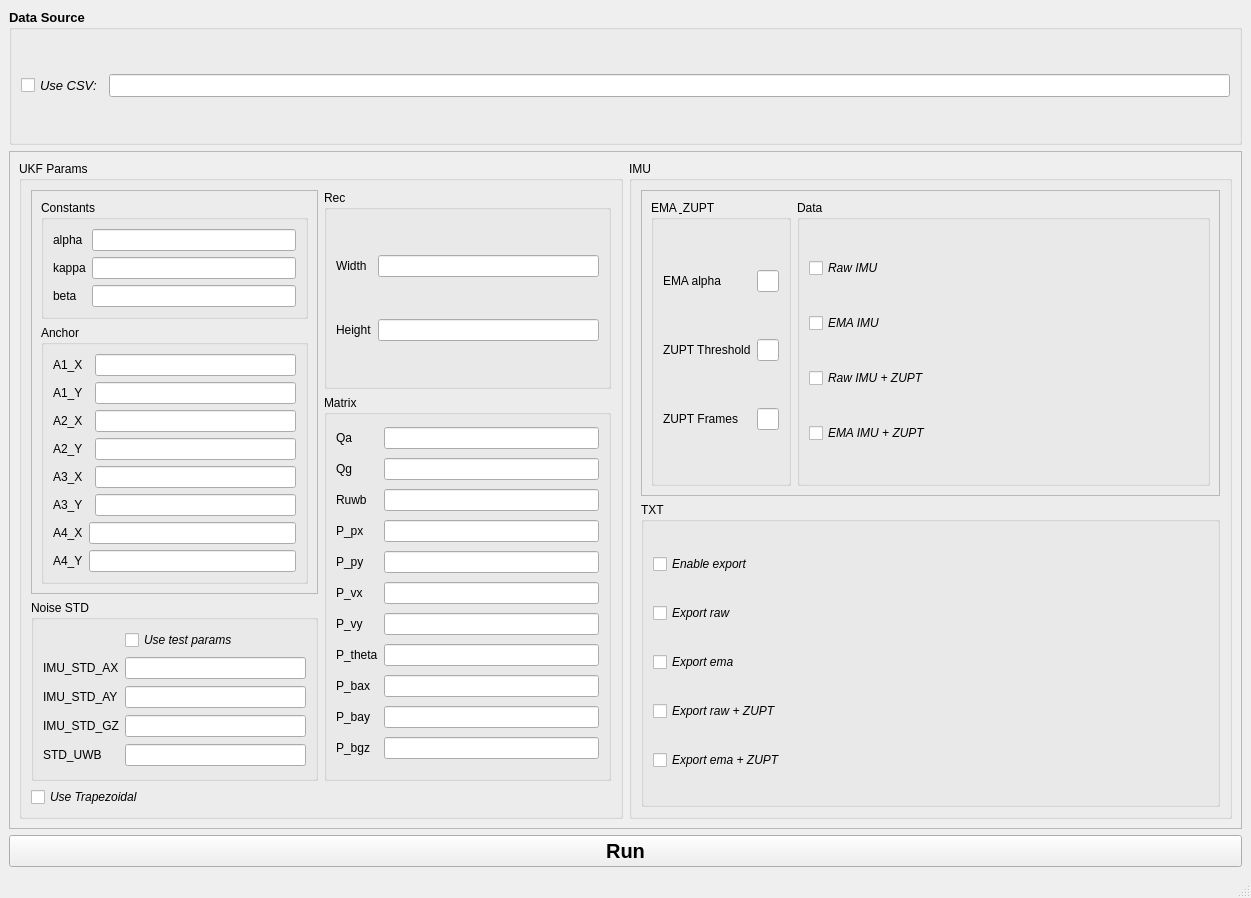
<?xml version="1.0" encoding="UTF-8"?>
<ui version="4.0">
 <class>MainWindow</class>
 <widget class="QMainWindow" name="MainWindow">
  <property name="geometry">
   <rect>
    <x>0</x>
    <y>0</y>
    <width>1251</width>
    <height>898</height>
   </rect>
  </property>
  <property name="windowTitle">
   <string>MainWindow</string>
  </property>
  <widget class="QWidget" name="centralwidget">
   <layout class="QVBoxLayout" name="verticalLayout_2" stretch="1,5,1">
    <item>
     <widget class="QGroupBox" name="DataSource">
      <property name="font">
       <font>
        <pointsize>10</pointsize>
        <weight>75</weight>
        <bold>true</bold>
       </font>
      </property>
      <property name="title">
       <string>Data Source</string>
      </property>
      <layout class="QHBoxLayout" name="horizontalLayout">
       <item>
        <widget class="QCheckBox" name="checkBox_csvPath">
         <property name="font">
          <font>
           <weight>50</weight>
           <italic>true</italic>
           <bold>false</bold>
          </font>
         </property>
         <property name="text">
          <string>Use CSV:</string>
         </property>
        </widget>
       </item>
       <item>
        <widget class="QLineEdit" name="lineEdit_csvPath"/>
       </item>
      </layout>
     </widget>
    </item>
    <item>
     <widget class="QFrame" name="frame">
      <property name="frameShape">
       <enum>QFrame::StyledPanel</enum>
      </property>
      <property name="frameShadow">
       <enum>QFrame::Raised</enum>
      </property>
      <layout class="QHBoxLayout" name="horizontalLayout_2">
       <item>
        <widget class="QGroupBox" name="groupBox">
         <property name="title">
          <string>UKF Params</string>
         </property>
         <layout class="QGridLayout" name="gridLayout_13">
          <item row="0" column="0" rowspan="2">
           <widget class="QFrame" name="frame_2">
            <property name="frameShape">
             <enum>QFrame::StyledPanel</enum>
            </property>
            <property name="frameShadow">
             <enum>QFrame::Raised</enum>
            </property>
            <layout class="QGridLayout" name="gridLayout_8">
             <item row="0" column="0">
              <widget class="QGroupBox" name="groupBox_3">
               <property name="title">
                <string>Constants</string>
               </property>
               <layout class="QGridLayout" name="gridLayout_3">
                <item row="0" column="0">
                 <widget class="QLabel" name="label">
                  <property name="text">
                   <string>alpha</string>
                  </property>
                 </widget>
                </item>
                <item row="0" column="1">
                 <widget class="QLineEdit" name="lineEdit_ukfAlpha"/>
                </item>
                <item row="1" column="0">
                 <widget class="QLabel" name="label_2">
                  <property name="text">
                   <string>kappa</string>
                  </property>
                 </widget>
                </item>
                <item row="1" column="1">
                 <widget class="QLineEdit" name="lineEdit_ukfKappa"/>
                </item>
                <item row="2" column="0">
                 <widget class="QLabel" name="label_3">
                  <property name="text">
                   <string>beta</string>
                  </property>
                 </widget>
                </item>
                <item row="2" column="1">
                 <widget class="QLineEdit" name="lineEdit_ukfBeta"/>
                </item>
               </layout>
              </widget>
             </item>
             <item row="1" column="0">
              <widget class="QGroupBox" name="groupBox_7">
               <property name="title">
                <string>Anchor</string>
               </property>
               <layout class="QGridLayout" name="gridLayout_6">
                <item row="6" column="1" colspan="2">
                 <widget class="QLineEdit" name="lineEdit_A4_X"/>
                </item>
                <item row="6" column="0">
                 <widget class="QLabel" name="label_15">
                  <property name="text">
                   <string>A4_X</string>
                  </property>
                 </widget>
                </item>
                <item row="4" column="2">
                 <widget class="QLineEdit" name="lineEdit_A3_X"/>
                </item>
                <item row="7" column="0">
                 <widget class="QLabel" name="label_19">
                  <property name="text">
                   <string>A4_Y</string>
                  </property>
                 </widget>
                </item>
                <item row="1" column="2">
                 <widget class="QLineEdit" name="lineEdit_A1_Y"/>
                </item>
                <item row="2" column="2">
                 <widget class="QLineEdit" name="lineEdit_A2_X"/>
                </item>
                <item row="3" column="2">
                 <widget class="QLineEdit" name="lineEdit_A2_Y"/>
                </item>
                <item row="2" column="0" colspan="2">
                 <widget class="QLabel" name="label_22">
                  <property name="text">
                   <string>A2_X</string>
                  </property>
                 </widget>
                </item>
                <item row="0" column="2">
                 <widget class="QLineEdit" name="lineEdit_A1_X"/>
                </item>
                <item row="4" column="0" colspan="2">
                 <widget class="QLabel" name="label_23">
                  <property name="text">
                   <string>A3_X</string>
                  </property>
                 </widget>
                </item>
                <item row="0" column="0" colspan="2">
                 <widget class="QLabel" name="label_25">
                  <property name="text">
                   <string>A1_X</string>
                  </property>
                 </widget>
                </item>
                <item row="3" column="0" colspan="2">
                 <widget class="QLabel" name="label_24">
                  <property name="text">
                   <string>A2_Y</string>
                  </property>
                 </widget>
                </item>
                <item row="5" column="0" colspan="2">
                 <widget class="QLabel" name="label_18">
                  <property name="text">
                   <string>A3_Y</string>
                  </property>
                 </widget>
                </item>
                <item row="5" column="2">
                 <widget class="QLineEdit" name="lineEdit_A3_Y"/>
                </item>
                <item row="1" column="0" colspan="2">
                 <widget class="QLabel" name="label_21">
                  <property name="text">
                   <string>A1_Y</string>
                  </property>
                 </widget>
                </item>
                <item row="7" column="1" colspan="2">
                 <widget class="QLineEdit" name="lineEdit_A4_Y"/>
                </item>
               </layout>
              </widget>
             </item>
            </layout>
           </widget>
          </item>
          <item row="0" column="1">
           <widget class="QGroupBox" name="groupBox_8">
            <property name="title">
             <string>Rec</string>
            </property>
            <layout class="QGridLayout" name="gridLayout_9">
             <item row="0" column="0">
              <widget class="QLabel" name="label_16">
               <property name="text">
                <string>Width</string>
               </property>
              </widget>
             </item>
             <item row="0" column="1">
              <widget class="QLineEdit" name="lineEdit_recWidth"/>
             </item>
             <item row="1" column="0">
              <widget class="QLabel" name="label_17">
               <property name="text">
                <string>Height</string>
               </property>
              </widget>
             </item>
             <item row="1" column="1">
              <widget class="QLineEdit" name="lineEdit_recHeight"/>
             </item>
            </layout>
           </widget>
          </item>
          <item row="1" column="1" rowspan="2">
           <widget class="QGroupBox" name="groupBox_4">
            <property name="title">
             <string>Matrix</string>
            </property>
            <layout class="QGridLayout" name="gridLayout_5">
             <item row="8" column="1">
              <widget class="QLineEdit" name="lineEdit_P_bax"/>
             </item>
             <item row="10" column="0">
              <widget class="QLabel" name="label_14">
               <property name="text">
                <string>P_bgz</string>
               </property>
              </widget>
             </item>
             <item row="10" column="1">
              <widget class="QLineEdit" name="lineEdit_P_bgz"/>
             </item>
             <item row="9" column="0">
              <widget class="QLabel" name="label_13">
               <property name="text">
                <string>P_bay</string>
               </property>
              </widget>
             </item>
             <item row="9" column="1">
              <widget class="QLineEdit" name="lineEdit_P_bay"/>
             </item>
             <item row="1" column="0">
              <widget class="QLabel" name="label_6">
               <property name="text">
                <string>Qg</string>
               </property>
              </widget>
             </item>
             <item row="2" column="0">
              <widget class="QLabel" name="label_4">
               <property name="text">
                <string>Ruwb</string>
               </property>
              </widget>
             </item>
             <item row="4" column="0">
              <widget class="QLabel" name="label_8">
               <property name="text">
                <string>P_py</string>
               </property>
              </widget>
             </item>
             <item row="5" column="0">
              <widget class="QLabel" name="label_9">
               <property name="text">
                <string>P_vx</string>
               </property>
              </widget>
             </item>
             <item row="4" column="1">
              <widget class="QLineEdit" name="lineEdit_P_py"/>
             </item>
             <item row="5" column="1">
              <widget class="QLineEdit" name="lineEdit_P_vx"/>
             </item>
             <item row="6" column="0">
              <widget class="QLabel" name="label_12">
               <property name="text">
                <string>P_vy</string>
               </property>
              </widget>
             </item>
             <item row="6" column="1">
              <widget class="QLineEdit" name="lineEdit_P_vy"/>
             </item>
             <item row="1" column="1">
              <widget class="QLineEdit" name="lineEdit_ukfQg"/>
             </item>
             <item row="0" column="0">
              <widget class="QLabel" name="label_5">
               <property name="text">
                <string>Qa</string>
               </property>
              </widget>
             </item>
             <item row="0" column="1">
              <widget class="QLineEdit" name="lineEdit_ukfQa"/>
             </item>
             <item row="3" column="0">
              <widget class="QLabel" name="label_7">
               <property name="text">
                <string>P_px</string>
               </property>
              </widget>
             </item>
             <item row="2" column="1">
              <widget class="QLineEdit" name="lineEdit_ukfRuwb"/>
             </item>
             <item row="3" column="1">
              <widget class="QLineEdit" name="lineEdit_P_px"/>
             </item>
             <item row="7" column="0">
              <widget class="QLabel" name="label_11">
               <property name="text">
                <string>P_theta</string>
               </property>
              </widget>
             </item>
             <item row="7" column="1">
              <widget class="QLineEdit" name="lineEdit_P_theta"/>
             </item>
             <item row="8" column="0">
              <widget class="QLabel" name="label_10">
               <property name="text">
                <string>P_bax</string>
               </property>
              </widget>
             </item>
            </layout>
           </widget>
          </item>
          <item row="2" column="0">
           <widget class="QGroupBox" name="groupBox_9">
            <property name="title">
             <string>Noise STD</string>
            </property>
            <layout class="QGridLayout" name="gridLayout_10">
             <item row="3" column="0">
              <widget class="QLabel" name="label_28">
               <property name="text">
                <string>IMU_STD_GZ</string>
               </property>
              </widget>
             </item>
             <item row="4" column="0">
              <widget class="QLabel" name="label_26">
               <property name="text">
                <string>STD_UWB</string>
               </property>
              </widget>
             </item>
             <item row="1" column="0">
              <widget class="QLabel" name="label_20">
               <property name="text">
                <string>IMU_STD_AX</string>
               </property>
              </widget>
             </item>
             <item row="2" column="1">
              <widget class="QLineEdit" name="lineEdit_imuSTDAy"/>
             </item>
             <item row="1" column="1">
              <widget class="QLineEdit" name="lineEdit_imuSTDAx"/>
             </item>
             <item row="2" column="0">
              <widget class="QLabel" name="label_27">
               <property name="text">
                <string>IMU_STD_AY</string>
               </property>
              </widget>
             </item>
             <item row="3" column="1">
              <widget class="QLineEdit" name="lineEdit_imuSTDGz"/>
             </item>
             <item row="4" column="1">
              <widget class="QLineEdit" name="lineEdit_STDRuwb"/>
             </item>
             <item row="0" column="1">
              <widget class="QCheckBox" name="checkBox_useQRTestParams">
               <property name="font">
                <font>
                 <weight>50</weight>
                 <italic>true</italic>
                 <bold>false</bold>
                </font>
               </property>
               <property name="text">
                <string>Use test params</string>
               </property>
              </widget>
             </item>
            </layout>
           </widget>
          </item>
          <item row="3" column="0">
           <widget class="QCheckBox" name="checkBox_ukfTrapezoidal">
            <property name="font">
             <font>
              <weight>50</weight>
              <italic>true</italic>
              <bold>false</bold>
             </font>
            </property>
            <property name="text">
             <string>Use Trapezoidal</string>
            </property>
           </widget>
          </item>
         </layout>
        </widget>
       </item>
       <item>
        <widget class="QGroupBox" name="groupBox_2">
         <property name="title">
          <string>IMU</string>
         </property>
         <layout class="QGridLayout" name="gridLayout_12">
          <item row="0" column="0">
           <widget class="QFrame" name="frame_3">
            <property name="frameShape">
             <enum>QFrame::StyledPanel</enum>
            </property>
            <property name="frameShadow">
             <enum>QFrame::Raised</enum>
            </property>
            <layout class="QHBoxLayout" name="horizontalLayout_3" stretch="1,3">
             <item>
              <widget class="QGroupBox" name="groupBox_5">
               <property name="title">
                <string>EMA &amp; ZUPT</string>
               </property>
               <layout class="QGridLayout" name="gridLayout_11">
                <item row="0" column="0">
                 <widget class="QLabel" name="label_31">
                  <property name="text">
                   <string>EMA alpha</string>
                  </property>
                 </widget>
                </item>
                <item row="0" column="1">
                 <widget class="QLineEdit" name="lineEdit_emaAlpha"/>
                </item>
                <item row="1" column="0">
                 <widget class="QLabel" name="label_30">
                  <property name="text">
                   <string>ZUPT Threshold</string>
                  </property>
                 </widget>
                </item>
                <item row="1" column="1">
                 <widget class="QLineEdit" name="lineEdit_zuptThreshold"/>
                </item>
                <item row="2" column="0">
                 <widget class="QLabel" name="label_29">
                  <property name="text">
                   <string>ZUPT Frames</string>
                  </property>
                 </widget>
                </item>
                <item row="2" column="1">
                 <widget class="QLineEdit" name="lineEdit_zuptFrames"/>
                </item>
               </layout>
              </widget>
             </item>
             <item>
              <widget class="QGroupBox" name="groupBox_10">
               <property name="title">
                <string>Data</string>
               </property>
               <layout class="QGridLayout" name="gridLayout_14">
                <item row="0" column="0">
                 <widget class="QCheckBox" name="checkBox_rawIMU">
                  <property name="font">
                   <font>
                    <weight>50</weight>
                    <italic>true</italic>
                    <bold>false</bold>
                   </font>
                  </property>
                  <property name="text">
                   <string>Raw IMU</string>
                  </property>
                 </widget>
                </item>
                <item row="2" column="0">
                 <widget class="QCheckBox" name="checkBox_rawIMU_ZUPT">
                  <property name="font">
                   <font>
                    <weight>50</weight>
                    <italic>true</italic>
                    <bold>false</bold>
                   </font>
                  </property>
                  <property name="text">
                   <string>Raw IMU + ZUPT</string>
                  </property>
                 </widget>
                </item>
                <item row="1" column="0">
                 <widget class="QCheckBox" name="checkBox_emaIMU">
                  <property name="font">
                   <font>
                    <weight>50</weight>
                    <italic>true</italic>
                    <bold>false</bold>
                   </font>
                  </property>
                  <property name="text">
                   <string>EMA IMU</string>
                  </property>
                 </widget>
                </item>
                <item row="3" column="0">
                 <widget class="QCheckBox" name="checkBox_emaIMU_ZUPT">
                  <property name="font">
                   <font>
                    <weight>50</weight>
                    <italic>true</italic>
                    <bold>false</bold>
                   </font>
                  </property>
                  <property name="text">
                   <string>EMA IMU + ZUPT</string>
                  </property>
                 </widget>
                </item>
               </layout>
              </widget>
             </item>
            </layout>
           </widget>
          </item>
          <item row="1" column="0">
           <widget class="QGroupBox" name="groupBox_6">
            <property name="title">
             <string>TXT</string>
            </property>
            <layout class="QGridLayout" name="gridLayout_15">
             <item row="0" column="0">
              <widget class="QCheckBox" name="checkBox_txtEnable">
               <property name="font">
                <font>
                 <weight>50</weight>
                 <italic>true</italic>
                 <bold>false</bold>
                </font>
               </property>
               <property name="text">
                <string>Enable export</string>
               </property>
              </widget>
             </item>
             <item row="1" column="0">
              <widget class="QCheckBox" name="checkBox_txtRaw">
               <property name="font">
                <font>
                 <weight>50</weight>
                 <italic>true</italic>
                 <bold>false</bold>
                </font>
               </property>
               <property name="text">
                <string>Export raw</string>
               </property>
              </widget>
             </item>
             <item row="2" column="0">
              <widget class="QCheckBox" name="checkBox_txtEMA">
               <property name="font">
                <font>
                 <weight>50</weight>
                 <italic>true</italic>
                 <bold>false</bold>
                </font>
               </property>
               <property name="text">
                <string>Export ema</string>
               </property>
              </widget>
             </item>
             <item row="3" column="0">
              <widget class="QCheckBox" name="checkBox_txtRaw_ZUPT">
               <property name="font">
                <font>
                 <weight>50</weight>
                 <italic>true</italic>
                 <bold>false</bold>
                </font>
               </property>
               <property name="text">
                <string>Export raw + ZUPT</string>
               </property>
              </widget>
             </item>
             <item row="4" column="0">
              <widget class="QCheckBox" name="checkBox_txtEMA_ZUPT">
               <property name="font">
                <font>
                 <weight>50</weight>
                 <italic>true</italic>
                 <bold>false</bold>
                </font>
               </property>
               <property name="text">
                <string>Export ema + ZUPT</string>
               </property>
              </widget>
             </item>
            </layout>
           </widget>
          </item>
         </layout>
        </widget>
       </item>
      </layout>
     </widget>
    </item>
    <item>
     <widget class="QPushButton" name="pushButton_run">
      <property name="font">
       <font>
        <pointsize>15</pointsize>
        <weight>75</weight>
        <bold>true</bold>
       </font>
      </property>
      <property name="text">
       <string>Run</string>
      </property>
     </widget>
    </item>
   </layout>
  </widget>
  <widget class="QMenuBar" name="menubar">
   <property name="geometry">
    <rect>
     <x>0</x>
     <y>0</y>
     <width>1251</width>
     <height>21</height>
    </rect>
   </property>
  </widget>
  <widget class="QStatusBar" name="statusbar"/>
 </widget>
 <resources/>
 <connections/>
</ui>
